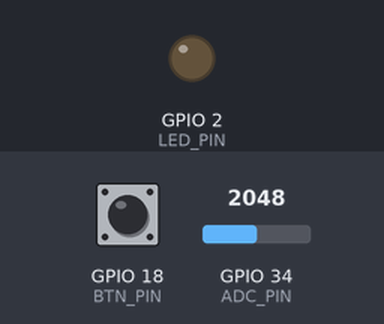
The sketch below on a simulated ESP32. Shown: output pins drawn as LEDs (lit = HIGH). Inputs (shaded band) come from the test bench; at power-on: GPIO 18 (BTN_PIN) LOW, GPIO 34 (ADC_PIN) = 2048 (analog values on the 0–4095 scale). WiFi joins after 1.5 s; servers stay silent unless stated; uploads are accepted with an empty reply; what the sketch prints to the serial monitor is not drawn.

Above: at 2.7 s.
2.8 s: GPIO 18 (BTN_PIN) pulled HIGH for 0.15 s
At 2.97 s:
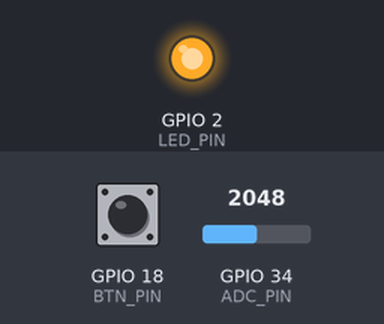
4.6 s: GPIO 18 (BTN_PIN) pulled HIGH for 3.2 s
At 9.0 s:
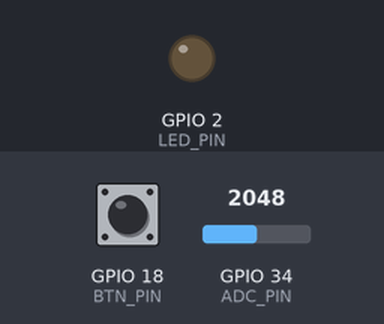
Timing chart, 0 to 10.5 s (numbered marks = the images above; inputs shaded):
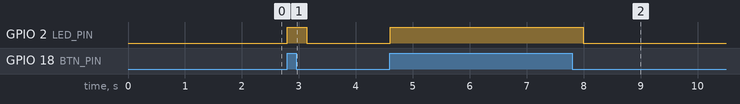

The sketch:

notasmusicales.ino
```cpp
#include <Arduino.h>
#include <WiFi.h>
#include <HTTPClient.h>
#include <ArduinoJson.h>

// ── Configuración ──────────────────────────────────────────
const char* SSID         = "VictorWifi";
const char* PASSWORD     = "08Mayo_2006";
const char* BACKEND_URL  = "http://192.168.1.85:8000/audio";

const int   ADC_PIN      = 34;       // GPIO34 — señal del micrófono
const int   BTN_PIN      = 18;       // GPIO18 — botón de captura
const int   LED_PIN      = 2;        // LED onboard — indica grabación activa
const int   FS           = 8000;     // Hz — no cambiar
const int   N_SAMPLES    = 1024;     // muestras por ventana — no cambiar
const int   SAMPLE_US    = 1000000 / FS;  // microsegundos entre muestras = 125 µs

uint16_t samples[N_SAMPLES];

// ── Setup ──────────────────────────────────────────────────
void setup() {
  Serial.begin(115200);
  analogReadResolution(12);          // ADC de 12 bits → valores 0–4095
  analogSetAttenuation(ADC_11db);    // rango completo 0–3.3V

  pinMode(BTN_PIN, INPUT);           // botón con pull-down externo de 10kΩ
  pinMode(LED_PIN, OUTPUT);
  digitalWrite(LED_PIN, LOW);        // LED apagado al inicio

  WiFi.begin(SSID, PASSWORD);
  Serial.print("Conectando a WiFi");
  while (WiFi.status() != WL_CONNECTED) {
    delay(500);
    Serial.print(".");
  }
  Serial.println("\nConectado. IP: " + WiFi.localIP().toString());
  Serial.println("Listo. Mantén presionado el botón para capturar audio.");
}

// ── Captura de audio ───────────────────────────────────────
void capturarVentana() {
  for (int i = 0; i < N_SAMPLES; i++) {
    unsigned long t0 = micros();
    samples[i] = analogRead(ADC_PIN);     // lectura ADC [0–4095]
    while (micros() - t0 < SAMPLE_US);   // esperar hasta siguiente muestra
  }
}

// ── Envío al backend ───────────────────────────────────────
void enviarMuestras() {
  if (WiFi.status() != WL_CONNECTED) return;

  StaticJsonDocument<8192> doc;
  doc["fs"]        = FS;
  doc["n"]         = N_SAMPLES;
  doc["timestamp"] = millis();

  JsonArray arr = doc.createNestedArray("samples");
  for (int i = 0; i < N_SAMPLES; i++) {
    arr.add(samples[i]);
  }

  String body;
  serializeJson(doc, body);

  HTTPClient http;
  http.begin(BACKEND_URL);
  http.addHeader("Content-Type", "application/json");

  int code = http.POST(body);
  if (code > 0) {
    Serial.println("POST enviado. Código: " + String(code));
  } else {
    Serial.println("Error HTTP: " + String(code));
  }
  http.end();
}

// ── Loop principal ─────────────────────────────────────────
void loop() {
  if (digitalRead(BTN_PIN) == HIGH) {
    // Botón presionado → capturar y enviar
    digitalWrite(LED_PIN, HIGH);     // enciende LED — indica grabación activa
    capturarVentana();               // toma 1024 muestras a 8000 Hz → 128 ms
    enviarMuestras();                // empaca y manda el JSON al backend
  } else {
    // Botón suelto → inactivo
    digitalWrite(LED_PIN, LOW);      // apaga LED
  }
}
```

Measured:
- after the input at 2.8 s, GPIO 2 (LED_PIN): LOW → HIGH at once, → LOW 0.34 s later
- after the input at 4.6 s, GPIO 2 (LED_PIN): LOW → HIGH at once, → LOW 3.4 s later
